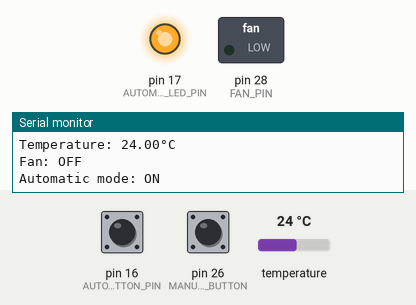
This sketch was run on a simulated Arduino Mega 2560, built with avr-gcc and run on an emulated ATmega2560. Shown: switched loads named in the sketch (green lamp = pin HIGH), output pins drawn as LEDs (lit = HIGH), the last lines printed to the serial monitor. Inputs (shaded band) come from the test bench; at power-on: temperature 24 °C, pin 16 (AUTOMATIC_MODE_BUTTON_PIN) HIGH, pin 26 (MANUAL_MODE_BUTTON) HIGH.

Above: at 1.5 s.
1.6 s: temperature set to 27 °C
11.9 s: temperature set to 28.3 °C
At 21.3 s:
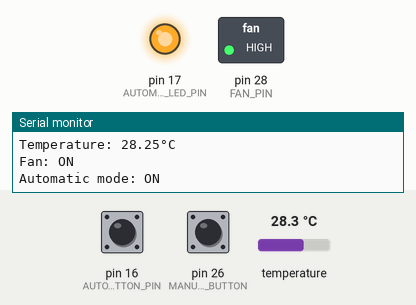
22.2 s: pin 16 (AUTOMATIC_MODE_BUTTON_PIN) pulled LOW for 0.15 s
At 23.4 s:
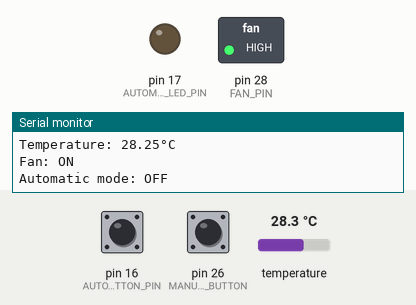
23.8 s: pin 26 (MANUAL_MODE_BUTTON) pulled LOW for 0.15 s
At 24.9 s:
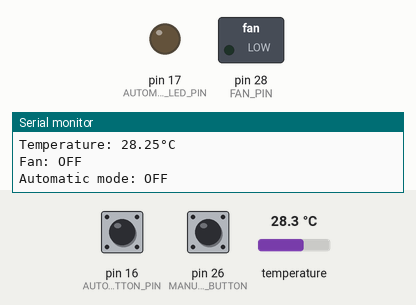
25.4 s: pin 26 (MANUAL_MODE_BUTTON) pulled LOW for 1 s
At 26.1 s:
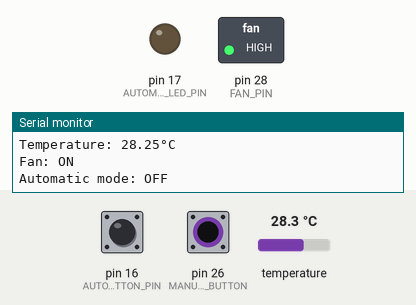
27.9 s: pin 26 (MANUAL_MODE_BUTTON) pulled LOW for 3.2 s
At 29.2 s:
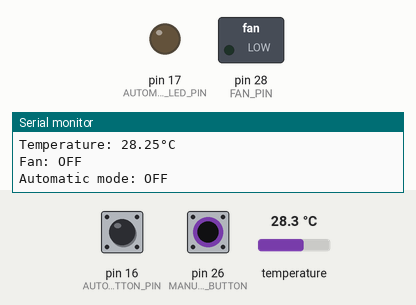
Timing chart, 0 to 30.9 s (numbered marks = the images above; inputs shaded):
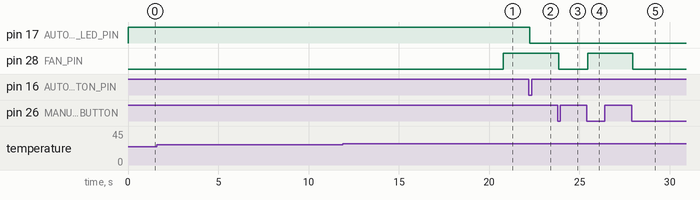

The sketch:

SmartFan.ino
```cpp
#include <DallasTemperature.h>
#include <OneWire.h>
#include <ezButton.h>
#include <ezOutput.h>

#define DEBOUNCE_TIME_MS 50
#define FAN_PIN 28
#define TEMPERATURE_SENSOR_PIN 27
#define MANUAL_MODE_BUTTON 26
#define AUTOMATIC_MODE_BUTTON_PIN 16
#define AUTOMATIC_MODE_LED_PIN 17

OneWire oneWire(TEMPERATURE_SENSOR_PIN);
DallasTemperature sensor(&oneWire);
ezOutput fan(FAN_PIN);
ezOutput automaticMode(AUTOMATIC_MODE_LED_PIN);
ezButton btnManualMode(MANUAL_MODE_BUTTON);
ezButton btnAutomaticMode(AUTOMATIC_MODE_BUTTON_PIN);

// Temperature consts to turn the fan on/off
const float TEMPERATURE_ON = 27.5;
const float TEMPERATURE_OFF = 27.0;

void setup() {
  Serial.begin(9600);
  sensor.begin();  // Start the DS18B20 sensor
  pinMode(MANUAL_MODE_BUTTON, INPUT_PULLUP);
  pinMode(AUTOMATIC_MODE_BUTTON_PIN, INPUT_PULLUP);

  fan.low();
  automaticMode.high();
  btnManualMode.setDebounceTime(DEBOUNCE_TIME_MS);
  btnAutomaticMode.setDebounceTime(DEBOUNCE_TIME_MS);
}

void loop() {
  static unsigned long elapsedTime = millis();
  static unsigned long elapsedTime2 = millis();
  btnManualMode.loop();
  btnAutomaticMode.loop();
  static float temperature = getTemperature();

  if (millis() - elapsedTime > 1000) {
    elapsedTime = millis();
    printDebugInfo(temperature);
  }

  if (millis() - elapsedTime2 > 10000) {
    elapsedTime2 = millis();
    temperature = getTemperature();
  }

  if (btnAutomaticMode.isPressed()) {
    automaticMode.toggle();
  }

  manualModeListener();
  temperatureListener(temperature);
}

void manualModeListener() {
  if (automaticMode.getState()) {  // Values are inverted
    return;
  }

  if (btnManualMode.isPressed()) {
    fan.toggle();
  }
}

void temperatureListener(float temperature) {
  if (!automaticMode.getState()) {
    return;
  }

  if (temperature > TEMPERATURE_ON) {
    fan.high();
  } else if (temperature < TEMPERATURE_OFF) {
    fan.low();
  }
}

/// @brief Get the temperature from the DS18B20 sensor
/// @details This process takes around 519 ms
/// @return The temperature in Celsius
float getTemperature() {
  sensor.requestTemperatures();
  return sensor.getTempCByIndex(0);
}

void printDebugInfo(float temperature) {
  Serial.println("Temperature: " + String(temperature, 2) + "°C");
  Serial.println("Fan: " + String(fan.getState() ? "ON" : "OFF"));
  Serial.println("Automatic mode: " + String(automaticMode.getState() ? "ON" : "OFF"));
}
```

Measured:
- the behaviour switches between 27.5 and 27.6 °C on temperature (found by bisection; images 0 and 1)
- after the input at 11.9 s, pin 28 (FAN_PIN): LOW → HIGH after 8.9 s
- after the input at 22.2 s, pin 17 (AUTOMATIC_MODE_LED_PIN): HIGH → LOW after 0.05 s
- after the input at 23.8 s, pin 28 (FAN_PIN): HIGH → LOW after 0.05 s
- after the input at 25.4 s, pin 28 (FAN_PIN): LOW → HIGH after 0.05 s
- after the input at 27.9 s, pin 28 (FAN_PIN): HIGH → LOW after 0.05 s
